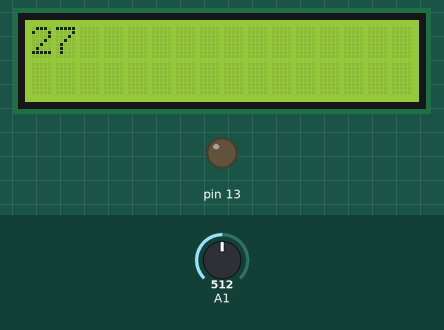
Bench run of a sketch on a simulated Arduino Uno, built with avr-gcc and run on an emulated ATmega328P. On the bench: 16×2 character LCD, output pins drawn as LEDs (lit = HIGH). The inputs (shaded band) are chosen by the test bench; at power-on: A1 = 512.

Above: at 6.2 s.
6.3 s: A1 set to 716
At 6.8 s:
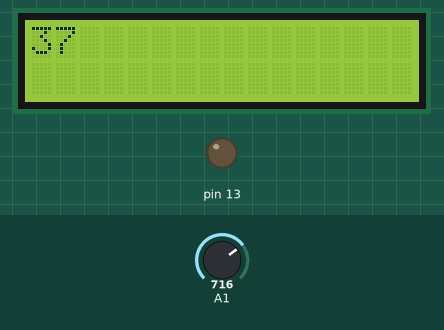
9.3 s: A1 set to 900
At 10.7 s:
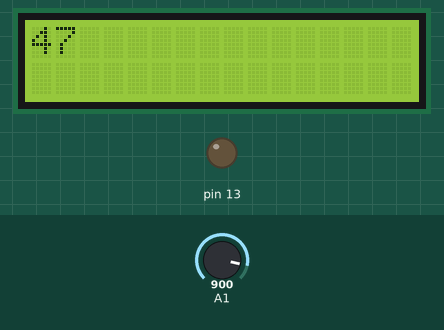
12.3 s: A1 set to 1023
At 13.4 s:
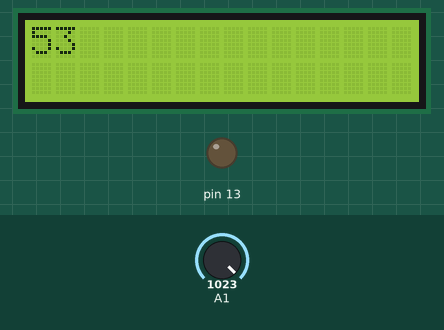
Timing chart, 0 to 15.3 s (numbered marks = the images above; inputs shaded):
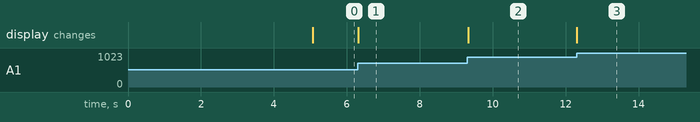

Measured:
- after the input at 6.3 s, the display: changes at once (image 1)
- after the input at 9.3 s, the display: changes at once (image 2)
- after the input at 12.3 s, the display: changes at once (image 3)

The sketch:

battery_meter.ino
```cpp
#include<LiquidCrystal.h>

const int rs = 12, en = 11, d4 = 5, d5 = 4, d6 = 3, d7 = 2;
LiquidCrystal lcd(rs, en, d4, d5, d6, d7);

void setup()
{
  lcd.begin(16, 2);
  analogWrite(13, 10);
  delay(5000);
}

void loop() {
  int V = analogRead(9);
  V = V/19.9+2;
  lcd.clear();
  lcd.print(V);
}
```
